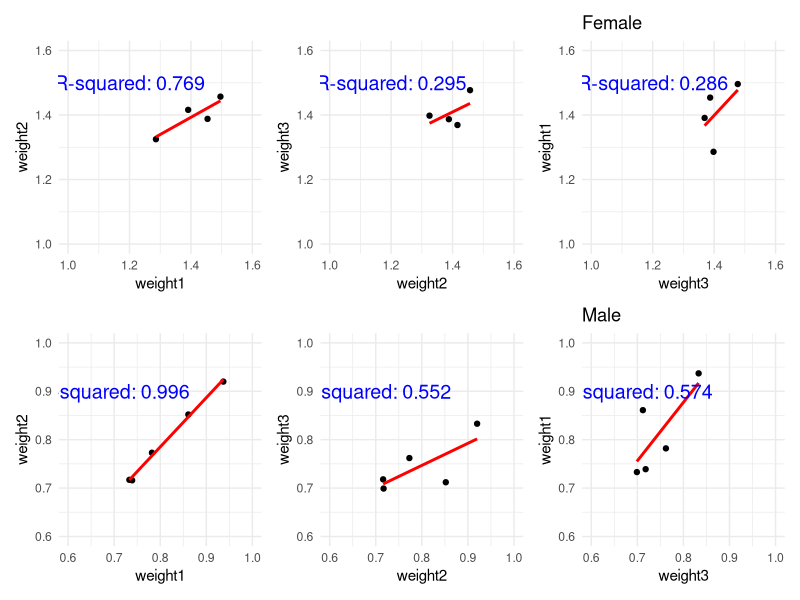
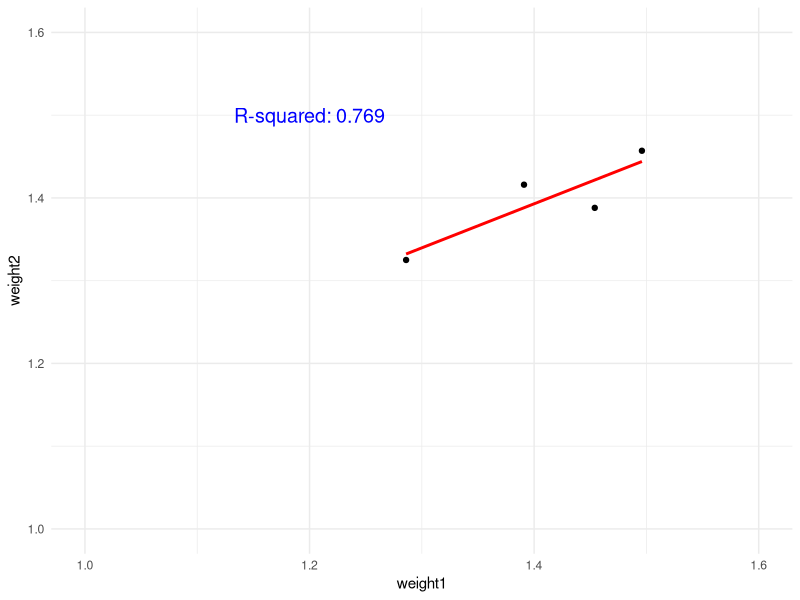
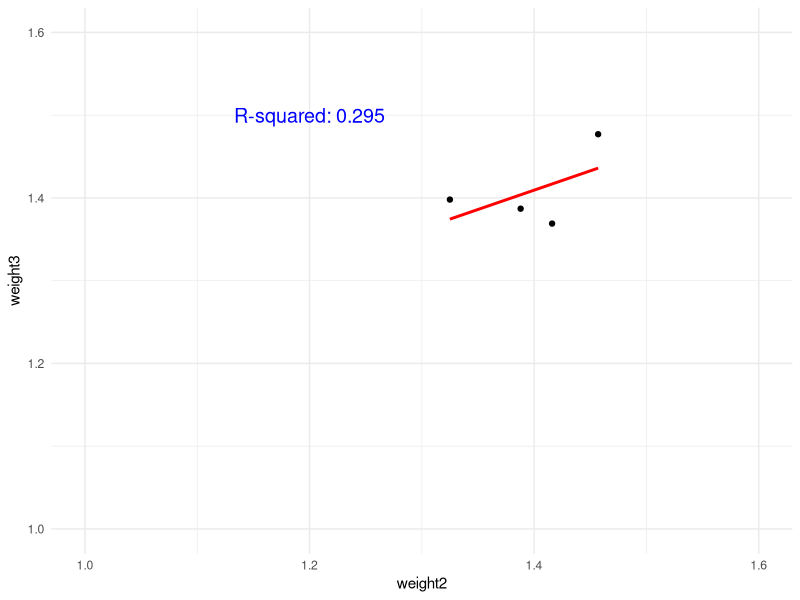
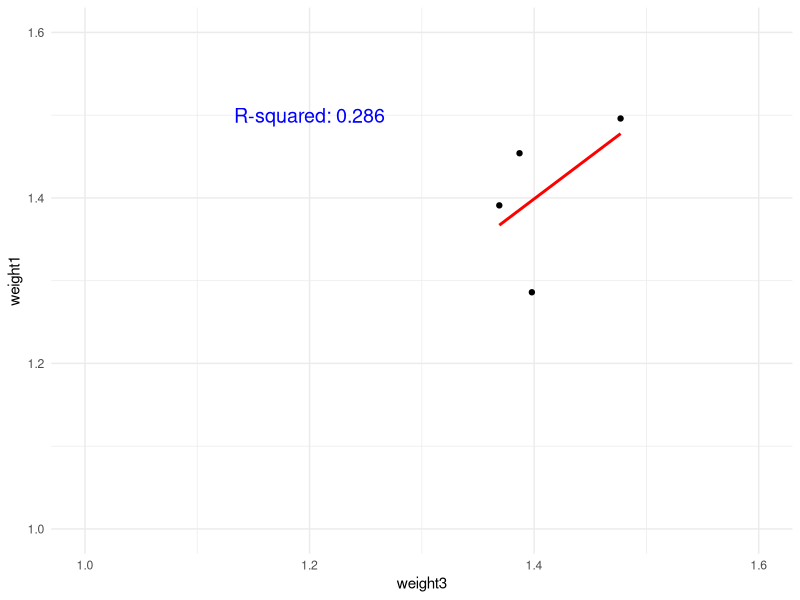
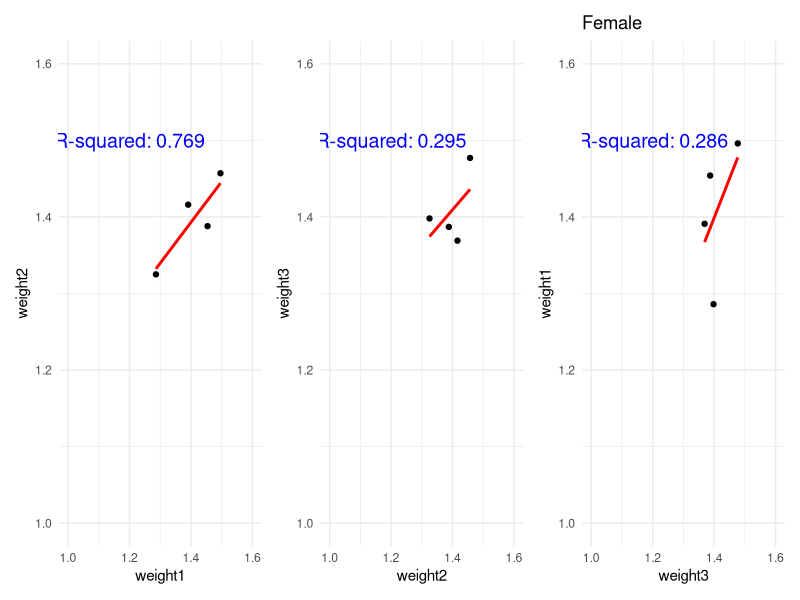
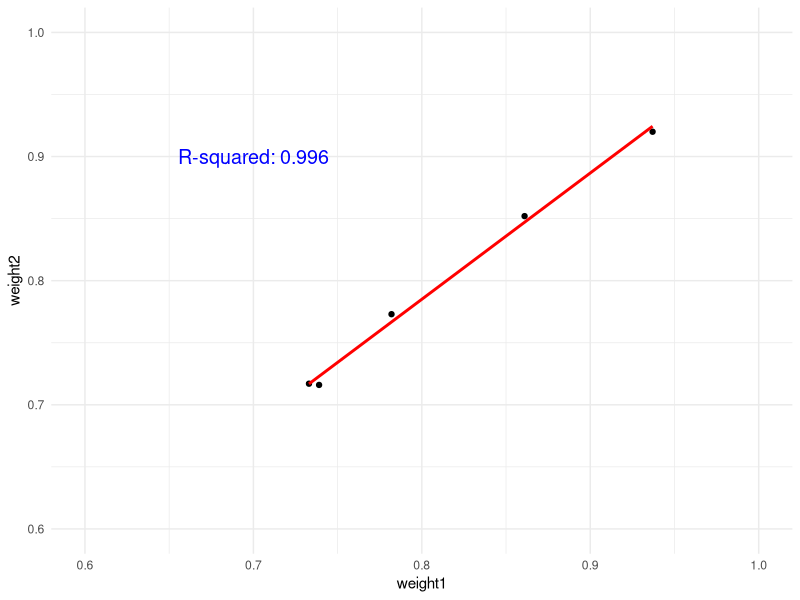
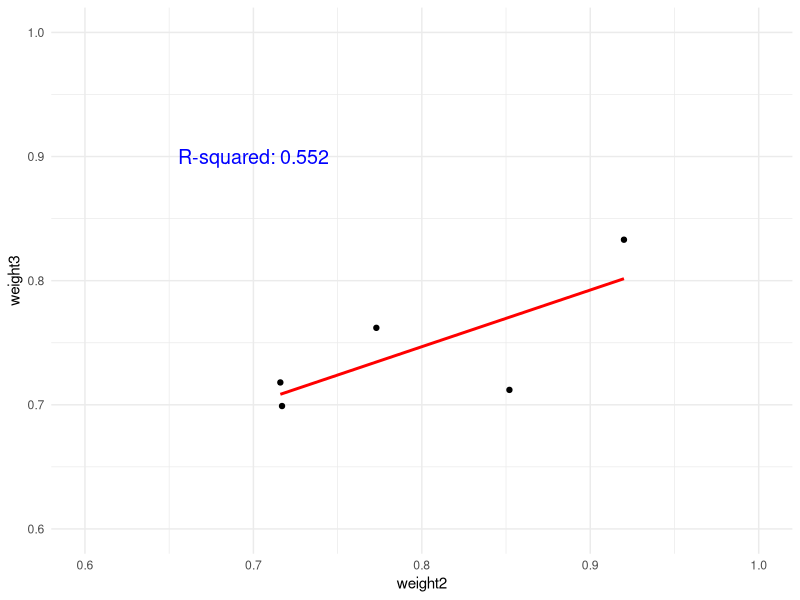
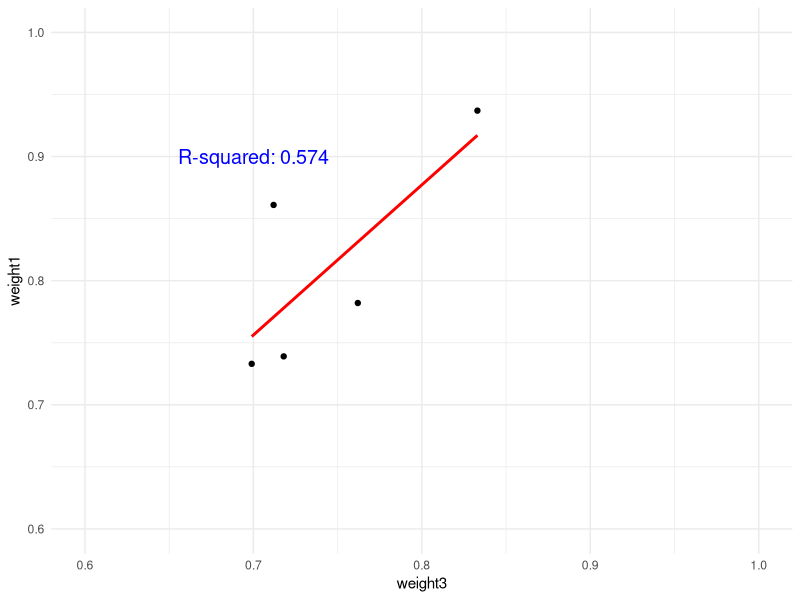

Recreate these plots in R, in order.
library(ggplot2)
library(tibble)
library(patchwork)

d1_2 <- tibble(
  weight1 = c(0.937, 0.733, 0.739, 0.782, 0.861),
  weight2 = c(0.920, 0.717, 0.716, 0.773, 0.852)
)


model1 <- lm(weight1 ~ weight2, data = d1_2)
r_squared1 <- summary(model1)$r.squared
r_squared_text1 <- paste("R-squared:", round(r_squared1, 3))


m1_2 <- ggplot(d1_2, aes(x = weight1, y = weight2)) +
  geom_point() +
  geom_smooth(method = "lm", se = FALSE, color = "red") +
  ylim(0.6, 1) +
  xlim(0.6, 1) +
  theme_minimal() +
  annotate("text", x = 0.7, y = 0.9, label = r_squared_text1, size = 5, color = "blue")


d2_3 <- tibble(
  weight2 = c(0.920, 0.717, 0.716, 0.773, 0.852),
  weight3 = c(0.833, 0.699, 0.718, 0.762, 0.712)
)


model2 <- lm(weight2 ~ weight3, data = d2_3)
r_squared2 <- summary(model2)$r.squared
r_squared_text2 <- paste("R-squared:", round(r_squared2, 3))


m2_3 <- ggplot(d2_3, aes(x = weight2, y = weight3)) +
  geom_point() +
  geom_smooth(method = "lm", se = FALSE, color = "red") +
  ylim(0.6, 1) +
  xlim(0.6, 1) +
  theme_minimal() +
  annotate("text", x = 0.7, y = 0.9, label = r_squared_text2, size = 5, color = "blue")


d3_1 <- tibble(
  weight3 = c(0.833, 0.699, 0.718, 0.762, 0.712),
  weight1 = c(0.937, 0.733, 0.739, 0.782, 0.861)
)

model3 <- lm(weight3 ~ weight1, data = d3_1)
r_squared3 <- summary(model3)$r.squared
r_squared_text3 <- paste("R-squared:", round(r_squared3, 3))


m3_1 <- ggplot(d3_1, aes(x = weight3, y = weight1)) +
  geom_point() +
  geom_smooth(method = "lm", se = FALSE, color = "red") +
  ylim(0.6, 1) +
  xlim(0.6, 1) +
  theme_minimal() +
  annotate("text", x = 0.7, y = 0.9, label = r_squared_text3, size = 5, color = "blue")


male_plot <- m1_2 + m2_3 + m3_1

male_plot <- male_plot + ggtitle("Male")


df1_2 <- tibble(
  weight1 = c(1.496, 1.286, 1.391, 1.454),
  weight2 = c(1.457, 1.325, 1.416, 1.388)
)


model_f1_2 <- lm(weight1 ~ weight2, data = df1_2)
r_squared_f1_2 <- summary(model_f1_2)$r.squared
r_squared_text_f1_2 <- paste("R-squared:", round(r_squared_f1_2, 3))


f1_2 <- ggplot(df1_2, aes(x = weight1, y = weight2)) +
  geom_point() +
  geom_smooth(method = "lm", se = FALSE, color = "red") +
  ylim(1, 1.6) +
  xlim(1, 1.6) +
  theme_minimal() +
  annotate("text", x = 1.2, y = 1.5, label = r_squared_text_f1_2, size = 5, color = "blue")


df2_3 <- tibble(
  weight2 = c(1.457, 1.325, 1.416, 1.388),
  weight3 = c(1.477, 1.398, 1.369, 1.387)
)


model_f2_3 <- lm(weight2 ~ weight3, data = df2_3)
r_squared_f2_3 <- summary(model_f2_3)$r.squared
r_squared_text_f2_3 <- paste("R-squared:", round(r_squared_f2_3, 3))


f2_3 <- ggplot(df2_3, aes(x = weight2, y = weight3)) +
  geom_point() +
  geom_smooth(method = "lm", se = FALSE, color = "red") +
  ylim(1, 1.6) +
  xlim(1, 1.6) +
  theme_minimal() +
  annotate("text", x = 1.2, y = 1.5, label = r_squared_text_f2_3, size = 5, color = "blue")


df3_1 <- tibble(
  weight3 = c(1.477, 1.398, 1.369, 1.387),
  weight1 = c(1.496, 1.286, 1.391, 1.454)
)

model_f3_1 <- lm(weight3 ~ weight1, data = df3_1)
r_squared_f3_1 <- summary(model_f3_1)$r.squared
r_squared_text_f3_1 <- paste("R-squared:", round(r_squared_f3_1, 3))

f3_1 <- ggplot(df3_1, aes(x = weight3, y = weight1)) +
  geom_point() +
  geom_smooth(method = "lm", se = FALSE, color = "red") +
  ylim(1, 1.6) +
  xlim(1, 1.6) +
  theme_minimal() +
  annotate("text", x = 1.2, y = 1.5, label = r_squared_text_f3_1, size = 5, color = "blue")

female_plot <- f1_2 + f2_3 + f3_1

female_plot <- female_plot + ggtitle("Female")


combined_plot <- female_plot / male_plot



